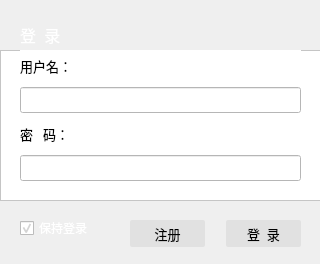
<?xml version="1.0" encoding="UTF-8"?>
<ui version="4.0">
 <class>MainWindow</class>
 <widget class="QMainWindow" name="MainWindow">
  <property name="geometry">
   <rect>
    <x>0</x>
    <y>0</y>
    <width>320</width>
    <height>264</height>
   </rect>
  </property>
  <property name="minimumSize">
   <size>
    <width>320</width>
    <height>264</height>
   </size>
  </property>
  <property name="maximumSize">
   <size>
    <width>320</width>
    <height>264</height>
   </size>
  </property>
  <property name="windowTitle">
   <string>用户登录</string>
  </property>
  <property name="windowIcon">
   <iconset resource="qtdesigner.qrc">
    <normaloff>:/images/images/login.png</normaloff>:/images/images/login.png</iconset>
  </property>
  <property name="styleSheet">
   <string notr="true"/>
  </property>
  <widget class="QWidget" name="centralwidget">
   <property name="styleSheet">
    <string notr="true">background-color: rgb(68, 68, 68);
QPushButton{
	border-radius:2;
	background-color: #E1E1E1;
	border-color:#B7B7B7;
}
QPushButton:hover{
	border-radius:2;
	background-color: #E5F1FB;
	border-color:#B7B7B7;
}
QPushButton:pressed{
	border-radius:2;
	background-color: #CCE4F7;
	border-color:#B7B7B7;
}</string>
   </property>
   <widget class="QFrame" name="frame">
    <property name="geometry">
     <rect>
      <x>0</x>
      <y>50</y>
      <width>321</width>
      <height>151</height>
     </rect>
    </property>
    <property name="styleSheet">
     <string notr="true">background-color: rgb(255, 255, 255);</string>
    </property>
    <property name="frameShape">
     <enum>QFrame::StyledPanel</enum>
    </property>
    <property name="frameShadow">
     <enum>QFrame::Raised</enum>
    </property>
    <widget class="QWidget" name="layoutWidget">
     <property name="geometry">
      <rect>
       <x>20</x>
       <y>0</y>
       <width>281</width>
       <height>131</height>
      </rect>
     </property>
     <layout class="QVBoxLayout" name="verticalLayout">
      <item>
       <layout class="QHBoxLayout" name="horizontalLayout_2">
        <item>
         <widget class="QLabel" name="label_2">
          <property name="font">
           <font>
            <family>微软雅黑 Light</family>
            <pointsize>10</pointsize>
           </font>
          </property>
          <property name="text">
           <string>用户名：</string>
          </property>
         </widget>
        </item>
        <item>
         <spacer name="horizontalSpacer_2">
          <property name="orientation">
           <enum>Qt::Horizontal</enum>
          </property>
          <property name="sizeHint" stdset="0">
           <size>
            <width>40</width>
            <height>20</height>
           </size>
          </property>
         </spacer>
        </item>
       </layout>
      </item>
      <item>
       <widget class="QLineEdit" name="mTextUserName">
        <property name="font">
         <font>
          <family>微软雅黑 Light</family>
          <pointsize>10</pointsize>
         </font>
        </property>
       </widget>
      </item>
      <item>
       <layout class="QHBoxLayout" name="horizontalLayout_3">
        <item>
         <widget class="QLabel" name="label_3">
          <property name="font">
           <font>
            <family>微软雅黑 Light</family>
            <pointsize>10</pointsize>
           </font>
          </property>
          <property name="text">
           <string>密   码：</string>
          </property>
         </widget>
        </item>
        <item>
         <spacer name="horizontalSpacer_3">
          <property name="orientation">
           <enum>Qt::Horizontal</enum>
          </property>
          <property name="sizeHint" stdset="0">
           <size>
            <width>40</width>
            <height>20</height>
           </size>
          </property>
         </spacer>
        </item>
       </layout>
      </item>
      <item>
       <widget class="QLineEdit" name="mTextPassword">
        <property name="font">
         <font>
          <family>微软雅黑 Light</family>
          <pointsize>10</pointsize>
         </font>
        </property>
        <property name="styleSheet">
         <string notr="true">border-color: rgb(250, 0, 0);</string>
        </property>
        <property name="echoMode">
         <enum>QLineEdit::Password</enum>
        </property>
       </widget>
      </item>
     </layout>
    </widget>
   </widget>
   <widget class="QCheckBox" name="checkBox">
    <property name="enabled">
     <bool>true</bool>
    </property>
    <property name="geometry">
     <rect>
      <x>20</x>
      <y>220</y>
      <width>81</width>
      <height>16</height>
     </rect>
    </property>
    <property name="font">
     <font>
      <family>微软雅黑 Light</family>
     </font>
    </property>
    <property name="styleSheet">
     <string notr="true">color: rgb(255, 255, 255);</string>
    </property>
    <property name="text">
     <string>保持登录</string>
    </property>
    <property name="checked">
     <bool>true</bool>
    </property>
   </widget>
   <widget class="QPushButton" name="mBtnLogin">
    <property name="geometry">
     <rect>
      <x>226</x>
      <y>220</y>
      <width>75</width>
      <height>27</height>
     </rect>
    </property>
    <property name="palette">
     <palette>
      <active>
       <colorrole role="Button">
        <brush brushstyle="SolidPattern">
         <color alpha="255">
          <red>225</red>
          <green>225</green>
          <blue>225</blue>
         </color>
        </brush>
       </colorrole>
       <colorrole role="Base">
        <brush brushstyle="SolidPattern">
         <color alpha="255">
          <red>225</red>
          <green>225</green>
          <blue>225</blue>
         </color>
        </brush>
       </colorrole>
       <colorrole role="Window">
        <brush brushstyle="SolidPattern">
         <color alpha="255">
          <red>225</red>
          <green>225</green>
          <blue>225</blue>
         </color>
        </brush>
       </colorrole>
      </active>
      <inactive>
       <colorrole role="Button">
        <brush brushstyle="SolidPattern">
         <color alpha="255">
          <red>225</red>
          <green>225</green>
          <blue>225</blue>
         </color>
        </brush>
       </colorrole>
       <colorrole role="Base">
        <brush brushstyle="SolidPattern">
         <color alpha="255">
          <red>225</red>
          <green>225</green>
          <blue>225</blue>
         </color>
        </brush>
       </colorrole>
       <colorrole role="Window">
        <brush brushstyle="SolidPattern">
         <color alpha="255">
          <red>225</red>
          <green>225</green>
          <blue>225</blue>
         </color>
        </brush>
       </colorrole>
      </inactive>
      <disabled>
       <colorrole role="Button">
        <brush brushstyle="SolidPattern">
         <color alpha="255">
          <red>225</red>
          <green>225</green>
          <blue>225</blue>
         </color>
        </brush>
       </colorrole>
       <colorrole role="Base">
        <brush brushstyle="SolidPattern">
         <color alpha="255">
          <red>225</red>
          <green>225</green>
          <blue>225</blue>
         </color>
        </brush>
       </colorrole>
       <colorrole role="Window">
        <brush brushstyle="SolidPattern">
         <color alpha="255">
          <red>225</red>
          <green>225</green>
          <blue>225</blue>
         </color>
        </brush>
       </colorrole>
      </disabled>
     </palette>
    </property>
    <property name="font">
     <font>
      <family>微软雅黑 Light</family>
      <pointsize>10</pointsize>
     </font>
    </property>
    <property name="styleSheet">
     <string notr="true">QPushButton{
	border-radius:2;
	background-color: #E1E1E1;
	border-color:#B7B7B7;
}
QPushButton:hover{
	border-radius:2;
	background-color: #E5F1FB;
	border-color:#B7B7B7;
}
QPushButton:pressed{
	border-radius:2;
	background-color: #CCE4F7;
	border-color:#B7B7B7;
}</string>
    </property>
    <property name="text">
     <string>登  录</string>
    </property>
   </widget>
   <widget class="QPushButton" name="mBtnCancel">
    <property name="geometry">
     <rect>
      <x>130</x>
      <y>220</y>
      <width>75</width>
      <height>27</height>
     </rect>
    </property>
    <property name="palette">
     <palette>
      <active>
       <colorrole role="Button">
        <brush brushstyle="SolidPattern">
         <color alpha="255">
          <red>225</red>
          <green>225</green>
          <blue>225</blue>
         </color>
        </brush>
       </colorrole>
       <colorrole role="Base">
        <brush brushstyle="SolidPattern">
         <color alpha="255">
          <red>225</red>
          <green>225</green>
          <blue>225</blue>
         </color>
        </brush>
       </colorrole>
       <colorrole role="Window">
        <brush brushstyle="SolidPattern">
         <color alpha="255">
          <red>225</red>
          <green>225</green>
          <blue>225</blue>
         </color>
        </brush>
       </colorrole>
      </active>
      <inactive>
       <colorrole role="Button">
        <brush brushstyle="SolidPattern">
         <color alpha="255">
          <red>225</red>
          <green>225</green>
          <blue>225</blue>
         </color>
        </brush>
       </colorrole>
       <colorrole role="Base">
        <brush brushstyle="SolidPattern">
         <color alpha="255">
          <red>225</red>
          <green>225</green>
          <blue>225</blue>
         </color>
        </brush>
       </colorrole>
       <colorrole role="Window">
        <brush brushstyle="SolidPattern">
         <color alpha="255">
          <red>225</red>
          <green>225</green>
          <blue>225</blue>
         </color>
        </brush>
       </colorrole>
      </inactive>
      <disabled>
       <colorrole role="Button">
        <brush brushstyle="SolidPattern">
         <color alpha="255">
          <red>225</red>
          <green>225</green>
          <blue>225</blue>
         </color>
        </brush>
       </colorrole>
       <colorrole role="Base">
        <brush brushstyle="SolidPattern">
         <color alpha="255">
          <red>225</red>
          <green>225</green>
          <blue>225</blue>
         </color>
        </brush>
       </colorrole>
       <colorrole role="Window">
        <brush brushstyle="SolidPattern">
         <color alpha="255">
          <red>225</red>
          <green>225</green>
          <blue>225</blue>
         </color>
        </brush>
       </colorrole>
      </disabled>
     </palette>
    </property>
    <property name="font">
     <font>
      <family>微软雅黑 Light</family>
      <pointsize>10</pointsize>
     </font>
    </property>
    <property name="styleSheet">
     <string notr="true">QPushButton{
	border-radius:2;
	background-color: #E1E1E1;
	border-color:#B7B7B7;
}
QPushButton:hover{
	border-radius:2;
	background-color: #E5F1FB;
	border-color:#B7B7B7;
}
QPushButton:pressed{
	border-radius:2;
	background-color: #CCE4F7;
	border-color:#B7B7B7;
}</string>
    </property>
    <property name="text">
     <string>注册</string>
    </property>
   </widget>
   <widget class="QWidget" name="layoutWidget">
    <property name="geometry">
     <rect>
      <x>20</x>
      <y>20</y>
      <width>90</width>
      <height>29</height>
     </rect>
    </property>
    <layout class="QHBoxLayout" name="horizontalLayout">
     <item>
      <widget class="QLabel" name="label">
       <property name="font">
        <font>
         <family>微软雅黑</family>
         <pointsize>12</pointsize>
        </font>
       </property>
       <property name="styleSheet">
        <string notr="true">color: rgb(255, 255, 255);</string>
       </property>
       <property name="text">
        <string>登  录</string>
       </property>
      </widget>
     </item>
     <item>
      <spacer name="horizontalSpacer">
       <property name="orientation">
        <enum>Qt::Horizontal</enum>
       </property>
       <property name="sizeHint" stdset="0">
        <size>
         <width>40</width>
         <height>20</height>
        </size>
       </property>
      </spacer>
     </item>
    </layout>
   </widget>
  </widget>
 </widget>
 <resources>
  <include location="qtdesigner.qrc"/>
 </resources>
 <connections/>
</ui>
